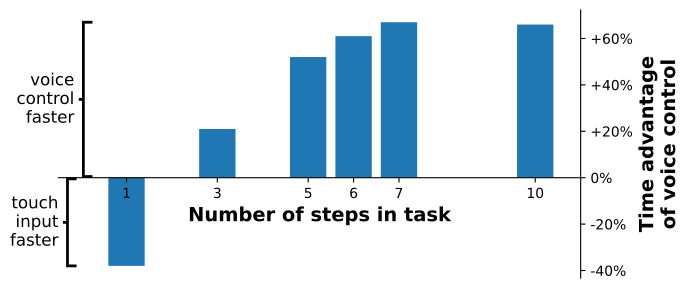

Write the Python code that produced this figure.
from src.color_codes import global_colors
from src.plt_settings import my_plt, save_my_figures, figure_width, default_height

from matplotlib.patches import PathPatch
from matplotlib.path import Path
from matplotlib.ticker import FuncFormatter

# cite Norda_2024

level = [3,4,5,6,7,10]
time_equivalent = [1.38, 0.82, 0.40, 0.35]


interactions = [1,3,5,6,7,10]
time_equivalent = [1.38, 0.79, 0.48, 0.39, 0.33, 0.34]


import matplotlib.transforms as mtransforms

def set_one_label_upside(ax):
    ax.tick_params(axis='x', labelbottom=True, labeltop=False)
    ticks = ax.xaxis.get_major_ticks()
    labels = ax.get_xticklabels()

    idx = 0

    for i, tick in enumerate(ticks):
        if i == idx:
            tick.tick1line.set_visible(False)  # unten weg
            tick.tick2line.set_visible(True)  # oben an
            offset_transform = mtransforms.Affine2D().translate(0,-1.2) + ax.transData
            tick.tick2line.set_transform(offset_transform)
        else:
            tick.tick1line.set_visible(True)  # unten an
            tick.tick2line.set_visible(False)  # oben aus

    for i, label in enumerate(labels):
        if i == idx:
            label.set_visible(True)
            label.set_verticalalignment('bottom')
            label.set_y(5)
        else:
            label.set_visible(True)
            label.set_verticalalignment('top')
            label.set_y(-0.02)

# Geschweifte Klammer zeichnen
def get_geschweifte_klammer(y_min, y_max, x_pos, ax, text):
    """

    :param y_min:
    :param y_max:
    :param x_pos: Position der geschweiften Klammer auf der x-Achse (außerhalb des Plot-Bereichs); Position der Klammer links von der y-Achse
    :param ax:
    :param text:
    :return:
    """
    vertices = [
        (x_pos, y_min),
        (x_pos - 0.2, y_min),
        (x_pos - 0.2, (y_min + y_max) / 2),
        (x_pos - 0.3, (y_min + y_max) / 2),
        (x_pos - 0.2, (y_min + y_max) / 2),
        (x_pos - 0.2, y_max),
        (x_pos, y_max)
    ]
    codes = [
        Path.MOVETO,
        Path.LINETO,
        Path.LINETO,
        Path.LINETO,
        Path.LINETO,
        Path.LINETO,
        Path.LINETO
    ]
    path = Path(vertices, codes)
    patch = PathPatch(path, facecolor='none', edgecolor='black', lw=2)
    ax.add_patch(patch)
    # Text neben der geschweiften Klammer
    return ax.text(x_pos - 0.4, (y_min + y_max) / 2, text, va='center', ha='right')


def get_percentage(time_equivalente: list):
    percentages = [100*(1-i) for i in time_equivalente]
    return percentages


y_values = get_percentage(time_equivalent)

fig, ax = my_plt.subplots(figsize=(figure_width, default_height-2))# 7,3
bars = ax.bar(interactions, y_values, color=global_colors[None])

# Bereich auf der y-Achse, der markiert werden soll
y_min = 0
y_max = max(y_values)



kl1 = get_geschweifte_klammer(y_min=0.5, y_max=max(y_values),x_pos=0.25, ax=ax, text='voice\ncontrol\nfaster')
kl2 = get_geschweifte_klammer(y_min=min(y_values), y_max=-0.5, x_pos=-0.1,ax=ax, text='touch\ninput\nfaster')


# x-Bereich des Plots einstellen, um die Klammer sichtbar zu machen
ax.set_xlim(-0.5, 11)

# y-Achse anpassen, um Platz für die Klammer zu schaffen
ax.spines['left'].set_position(('data', 0))
ax.spines['left'].set_color('none')
ax.spines['right'].set_color('black')
ax.spines['top'].set_color('none')
ax.spines['bottom'].set_position(('data', 0))
ax.yaxis.set_ticks_position('right')
ax.yaxis.set_label_position('right')
ax.set_xticks(interactions)
formatter = FuncFormatter(lambda y, _: f'{y:.0f}%' if y <= 0 else f'+{y:.0f}%' )
ax.yaxis.set_major_formatter(formatter)

ax.set_ylabel('Time advantage\nof voice control'+r' [\%]')
ax.set_xlabel('Number of steps in task [ ]')

set_one_label_upside(ax)

# Plot anzeigen
save_my_figures("voice_control_industrial", fig=fig, bbox_extra_artists=[kl1, kl2])
my_plt.show()
